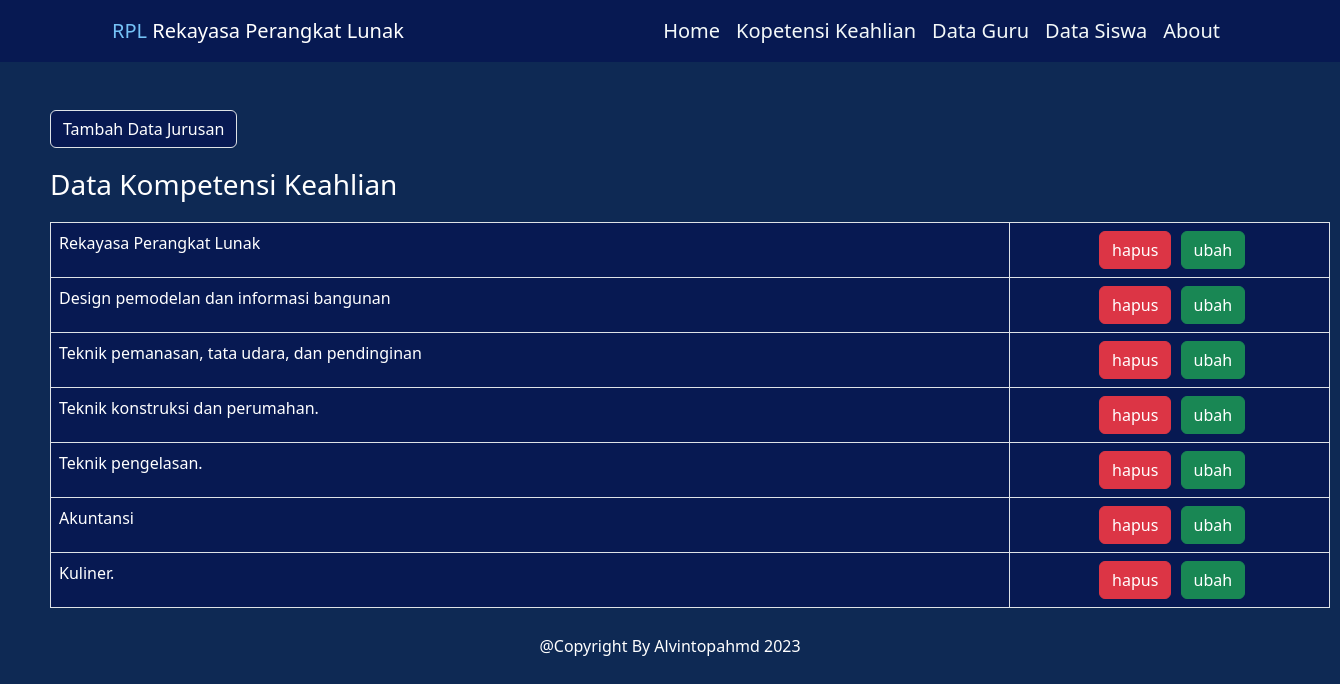
Page /public/jurusan on the committed database.
### tables this page shows
CREATE TABLE `jurusan` (
  `id` int(20) NOT NULL,
  `jurusan` varchar(255) NOT NULL
);

### app/core/Controller.php (called while the page is built, shortened)
<?php
class Controller {
    public function view($view, $data = []) {
        require_once "../app/view/" . $view . '.php';
    }
    public function model($model) {
        return new $model;
    }
}
?>

### app/controller/jurusan.php (called while the page is built, shortened)
<?php
class jurusan extends Controller
{
    public function index()
    {
        $data['judul'] = "data_jurusan";
        $data['jurusan'] = $this->model("jurusan_model")->getAllDataJurusan();
        $this->view('jurusan/index', $data);
    }
}
?>

### app/core/App.php (called while the page is built, shortened)
<?php
class App
{
    protected $method = "index";
    protected $params = [];
    public function __construct()
    {
            $this->controller = new $this->controller;
            call_user_func_array(
            [$this->controller, $this->method], $this->params);
        }
}

### public/index.php (called while the page is built, shortened)
<?php
$app = new App;
?>

### app/core/Database.php (called while the page is built, shortened)
<?php
class Database {
    private $host = DB_HOST;
    private $user = DB_USER;
    private $pass = DB_PASS;
    private $db_name = DB_NAME;
    private $dbh;
    private $stmt;
    public function __construct()
    {
        $dsn = 'mysql:host=' . $this->host . ';dbname=' . $this->db_name;
        $option = [
            PDO::ATTR_PERSISTENT => true,
            PDO::ATTR_ERRMODE => PDO::ERRMODE_EXCEPTION
        ];
        try {
            $this->dbh = new PDO($dsn, $this->user, $this->pass, $option);
        } catch(PDOException $e) {
            die($e->getMessage());
        }
    }
    public function query($query)
    {
        $this->stmt = $this->dbh->prepare($query);
    }
    public function execute()
    {
        $this->stmt->execute();
    }
    public function resultSet()
    {
        $this->execute();
        return $this->stmt->fetchAll(PDO::FETCH_ASSOC);
    }
}

### app/models/jurusan_model.php (called while the page is built, shortened)
<?php
class jurusan_model
{
    private $table = 'jurusan';
    private $db;
    public function __construct()
    {
        $this->db = new Database;
    }
    public function getAllDataJurusan()
    {
        $this->db->query("SELECT * FROM " . $this->table);
        return $this->db->resultset();
    }
}
?>

### app/view/jurusan/index.php (the view, shortened to what this page needs)
<!DOCTYPE html>
<html lang="en">
<head>
</head>
<body>
<div style="margin-left:50px; margin-right:50px;" class="">
        <div class="mt-5">
        <div class="col-6">
        <button style="margin-bottom:20px; background-color: #071952; color: white;" type="button" class="btn border" data-bs-toggle="modal" data-bs-target="#exampleModal"
          data-bs-whatever="@getbootstrap">
          Tambah Data Jurusan
        </button>
                <h3 style="color:white;margin-bottom:20px">Data Kompetensi Keahlian</h3>
                <table style="width:80rem;" class="table table-bordered col-12" id="myTable">
          <tbody>
          <?php foreach ($data['jurusan'] as $jurusan) : ?>
          <tr>
                <td style="background-color:#071952; color:white;">
                  <?= $jurusan['jurusan']; ?>
                </td>
                <td class="col-3" style="text-align:center;background-color:#071952;">
                        <a style="margin-left:5px;" href="<?= LINK_URL; ?>/jurusan/hapus/<?= $jurusan['id']; ?>" class="btn btn-danger" onclick="return confirm('yakin?');">hapus</a>
                        <a style="margin-left:5px;" href="<?= LINK_URL; ?>/jurusan/ubah/<?= $jurusan['id']; ?>" class="btn btn-success tampilModalUbah3" data-bs-toggle="modal" data-bs-target="#exampleModal" data-id="<?=$jurusan['id'];?>">ubah</a>
                    <?php endforeach;?>
                    </td>
              </tr>
                </tbody>
                </table>
                </div>
        </div>
    </div>
</body>
</html>

### app/view/jurusan/index.php (style rules this page uses)
body { background-color: #0E2954; }

### rows in the picture
jurusan: jurusan "Rekayasa Perangkat Lunak"
jurusan: jurusan "Design pemodelan dan informasi bangunan"
jurusan: jurusan "Teknik pemanasan, tata udara, dan pendinginan"
jurusan: jurusan "Teknik konstruksi dan perumahan."
jurusan: jurusan "Teknik pengelasan."
jurusan: jurusan "Akuntansi"
jurusan: jurusan "Kuliner."
